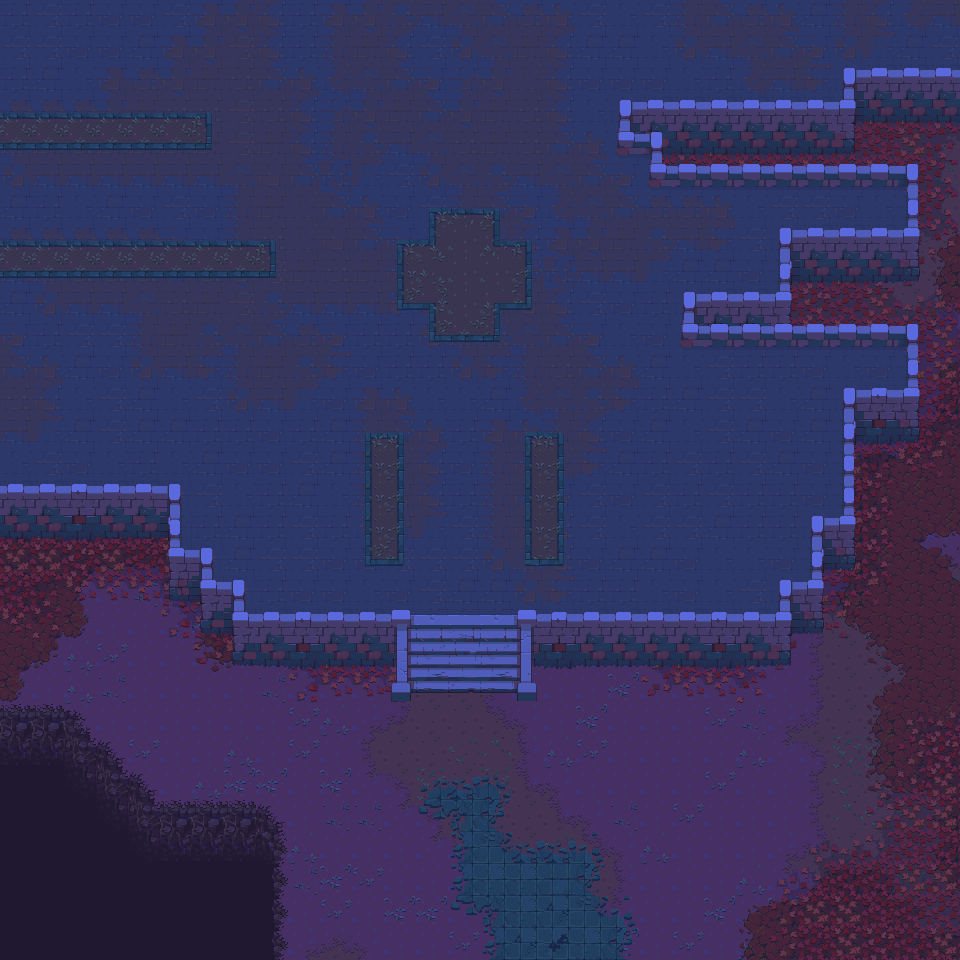

The image is a tile-based game level rendered from a .tmx file. Its description and source (layers, tilesets, objects; grid data summarised) follow:
An orthogonal 30x30 tile map with 32x32 px tiles, 8 tile layers (terrain, terrain1, terrain2, terrain3, ...), 6 tilesets.

<map version="1.8" tiledversion="1.8.2" orientation="orthogonal" renderorder="right-down" width="30" height="30" tilewidth="32" tileheight="32" infinite="0" nextlayerid="18" nextobjectid="1">
 <tileset firstgid="1" source="Terrain - cemetery.tsx" />
 <tileset firstgid="2341" source="cemetery - tileset-wall1.tsx" />
 <tileset firstgid="2411" source="cemetery-tileset-whole.tsx" />
 <tileset firstgid="2530" source="cemetery-tileset-whole2.tsx" />
 <tileset firstgid="2649" source="cemetery-tileset-whole-dirt.tsx" />
 <tileset firstgid="2768" source="cemetery - tileset-wall2.tsx" />
 <layer id="2" name="terrain" width="30" height="30">
  <data>[900 cells, 900 non-empty, 6 distinct tile ids]</data>
 </layer>
 <layer id="3" name="terrain1" width="30" height="30">
  <data>[900 cells, 579 non-empty, 22 distinct tile ids]</data>
 </layer>
 <layer id="15" name="terrain2" width="30" height="30">
  <data>[900 cells, 105 non-empty, 20 distinct tile ids]</data>
 </layer>
 <layer id="8" name="terrain3" width="30" height="30">
  <data>[900 cells, 323 non-empty, 43 distinct tile ids]</data>
 </layer>
 <layer id="6" name="wall1_platform" width="30" height="30">
  <data>[900 cells, 571 non-empty, 43 distinct tile ids]</data>
 </layer>
 <layer id="14" name="wall2_platform" width="30" height="30">
  <data>[900 cells, 0 non-empty, 0 distinct tile ids]</data>
 </layer>
 <layer id="17" name="terrain4" width="30" height="30">
  <data>[900 cells, 255 non-empty, 22 distinct tile ids]</data>
 </layer>
 <layer id="16" name="terrain5" width="30" height="30">
  <data>[900 cells, 73 non-empty, 18 distinct tile ids]</data>
 </layer>
</map>
